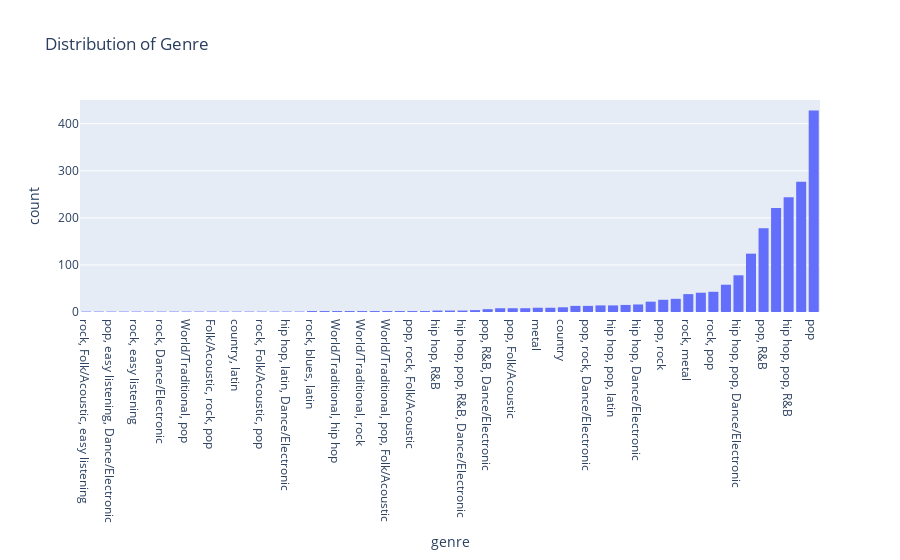

The code cell stored with this chart in its notebook:
### Code cell
fig=px.histogram(df,x='genre',title="Distribution of Genre") #creates a variable
#plotly histogram

fig.update_xaxes(categoryorder='total ascending') #put in order


fig.show() #to actually show the histogram

### Figure 1 — Plotly figure (JSON) as saved in the notebook; plotly's stock layout.template omitted (floating-point values rounded to 4 significant figures; data arrays with more than 128 entries replaced by an {"elided": "..."} marker saying what was removed)
{"data": [{"alignmentgroup": "True", "bingroup": "x", "hovertemplate": "genre=%{x}<br>count=%{y}<extra></extra>", "legendgroup": "", "marker": {"color": "#636efa", "pattern": {"shape": ""}}, "name": "", "offsetgroup": "", "orientation": "v", "showlegend": false, "type": "histogram", "x": {"elided": "2000 str values"}, "xaxis": "x", "yaxis": "y"}], "layout": {"barmode": "relative", "legend": {"tracegroupgap": 0}, "title": {"text": "Distribution of Genre"}, "xaxis": {"anchor": "y", "categoryorder": "total ascending", "domain": [0, 1], "title": {"text": "genre"}}, "yaxis": {"anchor": "x", "domain": [0, 1], "title": {"text": "count"}}}}
